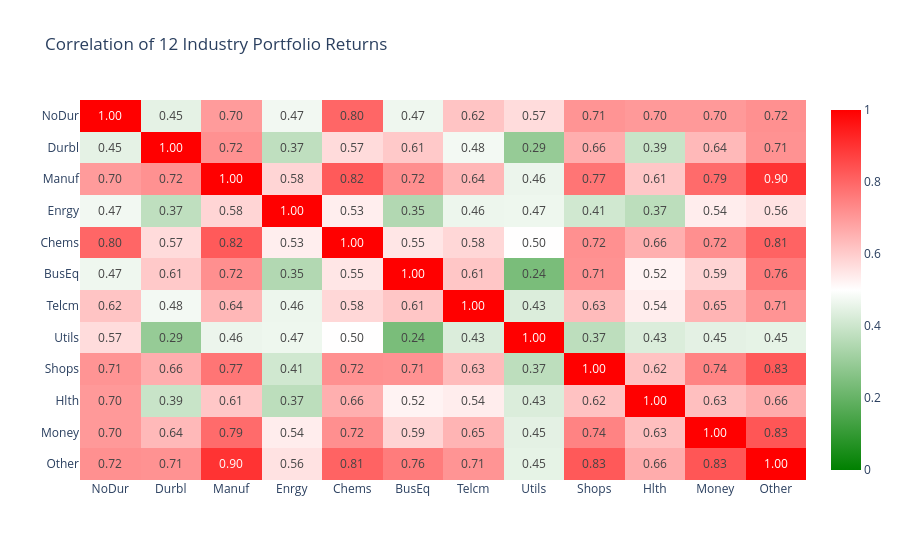

Notebook code cell kept with this figure:
### Markdown cell above
### <span style = "color : blue"> Which industry portfolios are closely related to each other?</span>

The correlation matrix shows substantial co-movement across the 12 industry portfolios, but the strength of the relationships differs meaningfully across industries.

The strongest pairwise relationships are observed between Manuf and Other (0.90), BusEq and Other (0.86), Shops and Other (0.83), Money and Other (0.83), and Manuf and Chems (0.82). More broadly, Manuf, Chems, BusEq, Shops, Money, and Other form a highly correlated group.

In contrast, Utils, Enrgy, Hlth, and Durbl generally exhibit weaker correlations with the rest of the industries. For example, Utils has relatively low correlations with Durbl (0.29), Shops (0.37), and Hlth (0.43).

Overall, the correlation structure suggests that some industries share strong common return co-movement, while others behave more distinctly. However, pairwise correlations alone do not determine the optimal number of groups, so clustering analysis is required in the next step.

### Code cell
Cluster = Data.copy()

Corr = Cluster[Industry].corr()

fig = px.imshow(Corr, text_auto = ".2f", aspect = "auto", zmin = 0, zmax = 1,
    color_continuous_scale = [
        [0.0, "green"],
        [0.5, "white"],
        [1.0, "red"]],
    title = "Correlation of 12 Industry Portfolio Returns")
fig.show()

### Figure 1 — Plotly figure (JSON) as saved in the notebook; plotly's stock layout.template omitted (floating-point values rounded to 4 significant figures; data arrays with more than 128 entries replaced by an {"elided": "..."} marker saying what was removed)
{"data": [{"coloraxis": "coloraxis", "hovertemplate": "x: %{x}<br>y: %{y}<br>color: %{z}<extra></extra>", "name": "0", "texttemplate": "%{z:.2f}", "type": "heatmap", "x": ["NoDur", "Durbl", "Manuf", "Enrgy", "Chems", "BusEq", "Telcm", "Utils", "Shops", "Hlth", "Money", "Other"], "xaxis": "x", "y": ["NoDur", "Durbl", "Manuf", "Enrgy", "Chems", "BusEq", "Telcm", "Utils", "Shops", "Hlth", "Money", "Other"], "yaxis": "y", "z": {"elided": "12x12 float values"}}], "layout": {"coloraxis": {"cmax": 1, "cmin": 0, "colorscale": [[0, "green"], [0.5, "white"], [1, "red"]]}, "title": {"text": "Correlation of 12 Industry Portfolio Returns"}, "xaxis": {"anchor": "y", "domain": [0, 1]}, "yaxis": {"anchor": "x", "autorange": "reversed", "domain": [0, 1]}}}
